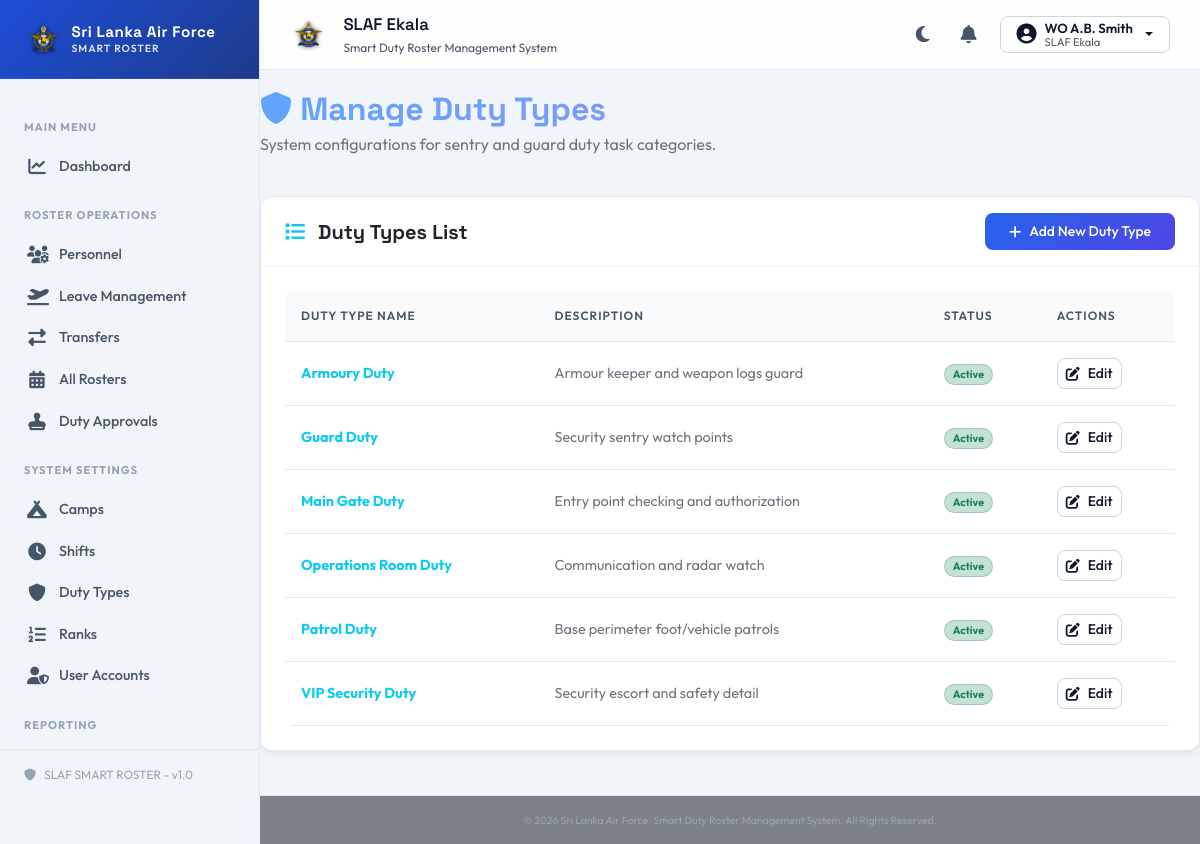
The page /duty-types (signed in) on the database its author committed.
### tables this page shows
CREATE TABLE IF NOT EXISTS `users` (
  `user_id` INT AUTO_INCREMENT PRIMARY KEY,
  `service_number` VARCHAR(30) UNIQUE NOT NULL,
  `password_hash` VARCHAR(255) NOT NULL,
  `role_id` INT NOT NULL,
  `status` ENUM('Active', 'Suspended') DEFAULT 'Active',
  `created_at` TIMESTAMP DEFAULT CURRENT_TIMESTAMP,
  `updated_at` TIMESTAMP DEFAULT CURRENT_TIMESTAMP ON UPDATE CURRENT_TIMESTAMP,
  FOREIGN KEY (`service_number`) REFERENCES `personnel` (`service_number`) ON DELETE CASCADE ON UPDATE CASCADE,
  FOREIGN KEY (`role_id`) REFERENCES `roles` (`role_id`) ON UPDATE CASCADE,
  INDEX idx_users_role (`role_id`)
);

CREATE TABLE IF NOT EXISTS `camps` (
  `camp_id` INT AUTO_INCREMENT PRIMARY KEY,
  `camp_code` VARCHAR(50) UNIQUE NOT NULL,
  `camp_name` VARCHAR(150) NOT NULL,
  `address` TEXT NULL,
  `status` ENUM('Active', 'Inactive') DEFAULT 'Active',
  `created_at` TIMESTAMP DEFAULT CURRENT_TIMESTAMP,
  `updated_at` TIMESTAMP DEFAULT CURRENT_TIMESTAMP ON UPDATE CURRENT_TIMESTAMP,
  INDEX idx_camp_status (`status`)
);

CREATE TABLE IF NOT EXISTS `ranks` (
  `rank_id` INT AUTO_INCREMENT PRIMARY KEY,
  `rank_code` VARCHAR(50) UNIQUE NOT NULL,
  `rank_name` VARCHAR(100) NOT NULL,
  `rank_short_name` VARCHAR(20) NOT NULL,
  `display_order` INT DEFAULT 0,
  `status` ENUM('Active', 'Inactive') DEFAULT 'Active',
  `created_at` TIMESTAMP DEFAULT CURRENT_TIMESTAMP,
  `updated_at` TIMESTAMP DEFAULT CURRENT_TIMESTAMP ON UPDATE CURRENT_TIMESTAMP
);

CREATE TABLE IF NOT EXISTS `personnel` (
  `service_number` VARCHAR(30) PRIMARY KEY,
  `rank_id` INT NOT NULL,
  `initials` VARCHAR(50) NOT NULL,
  `full_name` VARCHAR(255) NOT NULL,
  `trade` VARCHAR(100) NOT NULL,
  `squadron` VARCHAR(100) NOT NULL,
  `camp_id` INT NOT NULL,
  `contact_number` VARCHAR(30) NULL,
  `email` VARCHAR(150) UNIQUE NOT NULL,
  `status` ENUM('Active', 'Inactive', 'Temporary Duty', 'Leave') DEFAULT 'Active',
  `created_at` TIMESTAMP DEFAULT CURRENT_TIMESTAMP,
  `updated_at` TIMESTAMP DEFAULT CURRENT_TIMESTAMP ON UPDATE CURRENT_TIMESTAMP,
  FOREIGN KEY (`camp_id`) REFERENCES `camps` (`camp_id`) ON UPDATE CASCADE,
  FOREIGN KEY (`rank_id`) REFERENCES `ranks` (`rank_id`) ON UPDATE CASCADE,
  INDEX idx_personnel_camp (`camp_id`),
  INDEX idx_personnel_status (`status`),
  INDEX idx_personnel_rank (`rank_id`)
);

CREATE TABLE IF NOT EXISTS `duty_types` (
  `duty_type_id` INT AUTO_INCREMENT PRIMARY KEY,
  `duty_type_name` VARCHAR(100) UNIQUE NOT NULL,
  `description` VARCHAR(255) NULL,
  `status` ENUM('Active', 'Inactive') DEFAULT 'Active',
  `created_at` TIMESTAMP DEFAULT CURRENT_TIMESTAMP,
  `updated_at` TIMESTAMP DEFAULT CURRENT_TIMESTAMP ON UPDATE CURRENT_TIMESTAMP
);

### controllers/AdminController.php (called while the page is built, shortened)
<?php
class AdminController {
    public function dutyTypesIndex() {
        $dutyTypes = DutyType::getAll();
        include __DIR__ . '/../views/admin/duty_types.php';
    }
}

### helpers/Session.php (called while the page is built, shortened)
<?php
class Session {
    public static function get($key, $default = null) {
        return isset($_SESSION[$key]) ? $_SESSION[$key] : $default;
    }
    public static function has($key) {
        return isset($_SESSION[$key]);
    }
}

### models/User.php (called while the page is built, shortened)
<?php
class User {
    public static function getProfileInfo($userId) {
        $db = Database::getInstance()->getConnection();
        $stmt = $db->prepare("
            SELECT u.user_id, p.initials, p.full_name, rk.rank_short_name, rk.rank_name, c.camp_name
            FROM users u
            JOIN personnel p ON u.service_number = p.service_number
            LEFT JOIN ranks rk ON p.rank_id = rk.rank_id
            LEFT JOIN camps c ON p.camp_id = c.camp_id
            WHERE u.user_id = :user_id
        ");
        $stmt->execute([':user_id' => $userId]);
        return $stmt->fetch();
    }
}

### models/DutyType.php (called while the page is built, shortened)
<?php
class DutyType {
    public static function getAll($activeOnly = false) {
        $db = Database::getInstance()->getConnection();
        $sql = "SELECT * FROM duty_types";
        $sql .= " ORDER BY duty_type_name ASC";
        $stmt = $db->prepare($sql);
        $stmt->execute();
        return $stmt->fetchAll();
    }
}

### views/admin/duty_types.php (the view, shortened to what this page needs)
<?php
include __DIR__ . '/../layout/header.php';
?>
<div class="row mb-4 align-items-center">
    <div class="col-md-12">
        <h2 class="fw-bold mb-1 gradient-text"><i class="fas fa-shield"></i> Manage Duty Types</h2>
        <p class="text-secondary">System configurations for sentry and guard duty task categories.</p>
    </div>
</div>
<div class="glass-card mb-4">
    <div class="card-header border-bottom border-secondary border-opacity-10 bg-transparent py-3 px-4 d-flex justify-content-between align-items-center">
        <h5 class="fw-bold mb-0 text-dark"><i class="fas fa-list text-info me-2"></i> Duty Types List</h5>
        <button type="button" class="btn btn-sm btn-custom btn-custom-primary py-2" onclick="openDutyTypeModal();">
            <i class="fas fa-plus"></i> Add New Duty Type
        </button>
    </div>
    <div class="card-body p-4">
        <div class="table-custom-container">
            <table class="table-custom">
                <thead>
                    <tr>
                        <th>Duty Type Name</th>
                        <th>Description</th>
                        <th>Status</th>
                        <th>Actions</th>
                    </tr>
                </thead>
                <tbody>
                    <?php if (empty($dutyTypes)): ?>
                        <tr>
                            <td colspan="4" class="text-center text-secondary py-4">No duty types registered.</td>
                        </tr>
                    <?php else: ?>
                        <?php foreach ($dutyTypes as $dt): ?>
                            <tr>
                                <td class="fw-bold text-info"><?= htmlspecialchars($dt['duty_type_name']) ?></td>
                                <td class="small text-secondary"><?= htmlspecialchars($dt['description'] ?? 'N/A') ?></td>
                                <td>
                                    <span class="badge rounded-pill bg-<?= $dt['status'] === 'Active' ? 'success' : 'secondary' ?> bg-opacity-25 border border-<?= $dt['status'] === 'Active' ? 'success' : 'secondary' ?> border-opacity-25 text-<?= $dt['status'] === 'Active' ? 'success' : 'secondary' ?> px-2">
                                        <?= $dt['status'] ?>
                                    </span>
                                </td>
                                <td>
                                    <button type="button" class="btn btn-sm btn-custom btn-custom-secondary py-1 px-2"
                                            onclick="openDutyTypeModal(<?= htmlspecialchars(json_encode($dt), ENT_QUOTES, 'UTF-8') ?>);">
                                        <i class="fas fa-pen-to-square"></i> Edit
                                    </button>
                                </td>
                            </tr>
                        <?php endforeach; ?>
                    <?php endif; ?>
                </tbody>
            </table>
        </div>
    </div>
</div>
<?php
include __DIR__ . '/../layout/footer.php';
?>

### views/layout/header.php (shortened to what this page needs)
<?php
$isLoggedIn = Session::has('user_id');
$roleName = Session::get('role_name');
$fullName = Session::get('full_name');
$rankName = Session::get('rank');
$serviceNum = Session::get('service_number');
$profileName = '';
$profileCampName = '';
if ($isLoggedIn && $serviceNum) {
    try {
        $profile = User::getProfileInfo(Session::get('user_id'));
        if ($profile) {
            $initials = $profile['initials'] ?? '';
            $fName = $profile['full_name'] ?? '';
            $rankShort = $profile['rank_short_name'] ?? '';
            $nameParts = explode(' ', trim($fName));
            $lastName = end($nameParts);
            $rankPrefix = ($rankShort ?: ($rankName ?? ''));
            $profileName = ($rankPrefix ? $rankPrefix . ' ' : '') . $initials . ' ' . $lastName;
            $profileCampName = $profile['camp_name'] ?: 'No Location';
        } else {
            $profileName = ($rankName ? $rankName . ' ' : '') . $fullName;
            $profileCampName = 'SLAF Base';
        }
    } catch (Exception $e) {
        $profileName = ($rankName ? $rankName . ' ' : '') . $fullName;
        $profileCampName = 'SLAF Base';
    }
}
?>
<!DOCTYPE html>
<html lang="en">
<head>
    <link href="<?= BASE_URL ?>/views/assets/vendor/css/bootstrap.min.css" rel="stylesheet">
    <link href="<?= BASE_URL ?>/views/assets/vendor/css/all.min.css" rel="stylesheet">
    <link href="<?= BASE_URL ?>/views/assets/css/style.css?v=<?= time() ?>" rel="stylesheet">
</head>
<body>
    <?php if ($isLoggedIn):
        $campName = $profileCampName ?: 'SLAF Base';
    ?>
    <div class="app-container">
        <aside class="sidebar-custom offcanvas-lg offcanvas-start" id="sidebarMenu" tabindex="-1" aria-labelledby="sidebarMenuLabel">
            <div class="sidebar-header offcanvas-header d-flex align-items-center justify-content-between">
                <div class="d-flex align-items-center gap-2">
                    <img src="<?= BASE_URL ?>/views/assets/images/slaf_logo.png" alt="SLAF Logo" style="height: 38px; width: auto; object-fit: contain;">
                    <div class="sidebar-brand-text">
                        <div class="sidebar-brand-title">Sri Lanka Air Force</div>
                        <div class="sidebar-brand-subtitle">SMART ROSTER</div>
                    </div>
                </div>
            </div>
            <div class="offcanvas-body d-flex flex-column p-0 flex-grow-1">
                <div class="sidebar-menu">
                    <div class="sidebar-group-title">Main Menu</div>
                    <a class="sidebar-link <?= ($route ?? '') === '/dashboard' ? 'active' : '' ?>" href="<?= BASE_URL ?>/dashboard">
                        <i class="fas fa-chart-line"></i> Dashboard
                    </a>
                    <?php if ($roleName === 'Administrator' || $roleName === 'Super Admin'): ?>
                        <div class="sidebar-group-title">Roster Operations</div>
                        <a class="sidebar-link <?= ($route ?? '') === '/personnel' ? 'active' : '' ?>" href="<?= BASE_URL ?>/personnel">
                            <i class="fas fa-users-gear"></i> Personnel
                        </a>
                        <a class="sidebar-link <?= ($route ?? '') === '/leaves' ? 'active' : '' ?>" href="<?= BASE_URL ?>/leaves">
                            <i class="fas fa-plane-departure"></i> Leave Management
                        </a>
                        <a class="sidebar-link <?= in_array(($route ?? ''), ['/postings', '/transfers', '/transfers/view']) ? 'active' : '' ?>" href="<?= BASE_URL ?>/transfers">
                            <i class="fas fa-right-left"></i> Transfers
                        </a>
                        <a class="sidebar-link <?= ($route ?? '') === '/rosters' ? 'active' : '' ?>" href="<?= BASE_URL ?>/rosters">
                            <i class="fas fa-calendar-days"></i> All Rosters
                        </a>
                        <a class="sidebar-link <?= ($route ?? '') === '/rosters/approve' ? 'active' : '' ?>" href="<?= BASE_URL ?>/rosters/approve">
                            <i class="fas fa-stamp"></i> Duty Approvals
                        </a>
                        <div class="sidebar-group-title">System Settings</div>
                        <a class="sidebar-link <?= ($route ?? '') === '/camps' ? 'active' : '' ?>" href="<?= BASE_URL ?>/camps">
                            <i class="fas fa-campground"></i> Camps
                        </a>
                        <a class="sidebar-link <?= ($route ?? '') === '/shifts' ? 'active' : '' ?>" href="<?= BASE_URL ?>/shifts">
                            <i class="fas fa-clock"></i> Shifts
                        </a>
                        <a class="sidebar-link <?= ($route ?? '') === '/duty-types' ? 'active' : '' ?>" href="<?= BASE_URL ?>/duty-types">
                            <i class="fas fa-shield"></i> Duty Types
                        </a>
                        <a class="sidebar-link <?= ($route ?? '') === '/ranks' ? 'active' : '' ?>" href="<?= BASE_URL ?>/ranks">
                            <i class="fas fa-list-ol"></i> Ranks
                        </a>
                        <a class="sidebar-link <?= ($route ?? '') === '/users' ? 'active' : '' ?>" href="<?= BASE_URL ?>/users">
                            <i class="fas fa-user-shield"></i> User Accounts
                        </a>
                        <div class="sidebar-group-title">Reporting</div>
                        <a class="sidebar-link <?= ($route ?? '') === '/reports' ? 'active' : '' ?>" href="<?= BASE_URL ?>/reports">
                        </a>
                    <?php endif; ?>
                </div>
                <div class="sidebar-footer">
                    <i class="fas fa-shield"></i> SLAF SMART ROSTER - v1.0
                </div>
            </div>
        </aside>
        <div class="main-layout">
            <header class="topbar-custom">
                <div class="d-flex align-items-center">
                    <img src="<?= BASE_URL ?>/views/assets/images/slaf_logo.png" alt="SLAF Logo" class="me-3" style="height: 36px; width: auto; object-fit: contain;">
                    <div class="topbar-title-section">
                        <div class="topbar-title d-none d-md-block"><?= htmlspecialchars($campName) ?></div>
                        <div class="topbar-subtitle d-none d-md-block">Smart Duty Roster Management System</div>
                    </div>
                </div>
                <div class="topbar-actions">
                    <button class="topbar-action-btn" id="themeToggle" title="Toggle theme">
                        <i class="fas fa-moon"></i>
                    </button>
                    <a href="<?= BASE_URL ?>/notifications" class="topbar-action-btn position-relative text-decoration-none" title="Notifications">
                        <i class="fas fa-bell"></i>
                    </a>
                    <div class="dropdown">
                        <button class="btn btn-custom btn-custom-secondary dropdown-toggle py-1 px-2 px-md-3 d-inline-flex align-items-center gap-2" type="button" id="userMenu" data-bs-toggle="dropdown" aria-expanded="false">
                            <i class="fas fa-user-circle fs-5"></i>
                            <span class="d-none d-md-inline text-start" style="line-height: 1.1; font-size: 0.825rem;">
                                <span class="d-block fw-semibold" style="color: #0f172a;"><?= htmlspecialchars($profileName ?? '') ?></span>
                                <span class="d-block text-muted" style="font-size: 0.7rem; font-weight: normal;"><?= htmlspecialchars($profileCampName ?? '') ?></span>
                            </span>
                        </button>
                    </div>
                </div>
            </header>
            <div class="main-content-container">
    <?php elseif (isset($isLoginPage) && $isLoginPage): ?>
        <div class="login-wrapper">
    <?php else: ?>
        <div class="container my-4 content-wrapper">
    <?php endif; ?>

### rows shown on the page
users: camps.camp_name "SLAF Ekala", ranks.rank_short_name "WO A.B. Smith"
duty_types: duty_type_name "Armoury Duty", description "Armour keeper and weapon logs guard", status "Active"
duty_types: duty_type_name "Guard Duty", description "Security sentry watch points", status "Active"
duty_types: duty_type_name "Main Gate Duty", description "Entry point checking and authorization", status "Active"
duty_types: duty_type_name "Operations Room Duty", description "Communication and radar watch", status "Active"
duty_types: duty_type_name "Patrol Duty", description "Base perimeter foot/vehicle patrols", status "Active"
duty_types: duty_type_name "VIP Security Duty", description "Security escort and safety detail", status "Active"
